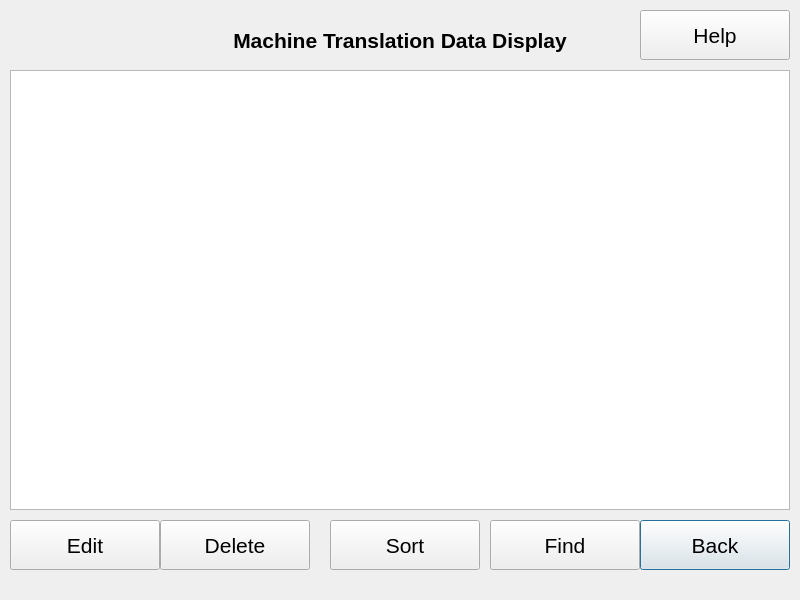
<?xml version="1.0" encoding="UTF-8"?>
<ui version="4.0">
 <class>SQLData</class>
 <widget class="QDialog" name="SQLData">
  <property name="geometry">
   <rect>
    <x>0</x>
    <y>0</y>
    <width>800</width>
    <height>600</height>
   </rect>
  </property>
  <property name="font">
   <font>
    <pointsize>16</pointsize>
   </font>
  </property>
  <property name="windowTitle">
   <string>Data Display</string>
  </property>
  <property name="windowIcon">
   <iconset>
    <normaloff>../../../../usr/share/machinetrans/resources/logo.png</normaloff>../../../../usr/share/machinetrans/resources/logo.png</iconset>
  </property>
  <widget class="QLabel" name="titleLbl">
   <property name="geometry">
    <rect>
     <x>10</x>
     <y>20</y>
     <width>780</width>
     <height>40</height>
    </rect>
   </property>
   <property name="font">
    <font>
     <pointsize>16</pointsize>
     <weight>75</weight>
     <bold>true</bold>
    </font>
   </property>
   <property name="text">
    <string>Machine Translation Data Display</string>
   </property>
   <property name="alignment">
    <set>Qt::AlignCenter</set>
   </property>
  </widget>
  <widget class="QPushButton" name="quitBttn">
   <property name="geometry">
    <rect>
     <x>640</x>
     <y>520</y>
     <width>150</width>
     <height>50</height>
    </rect>
   </property>
   <property name="text">
    <string>Back</string>
   </property>
  </widget>
  <widget class="QPushButton" name="findBttn">
   <property name="geometry">
    <rect>
     <x>490</x>
     <y>520</y>
     <width>150</width>
     <height>50</height>
    </rect>
   </property>
   <property name="text">
    <string>Find</string>
   </property>
  </widget>
  <widget class="QListWidget" name="listDisplay">
   <property name="geometry">
    <rect>
     <x>10</x>
     <y>70</y>
     <width>780</width>
     <height>440</height>
    </rect>
   </property>
  </widget>
  <widget class="QPushButton" name="delBttn">
   <property name="geometry">
    <rect>
     <x>160</x>
     <y>520</y>
     <width>150</width>
     <height>50</height>
    </rect>
   </property>
   <property name="text">
    <string>Delete</string>
   </property>
  </widget>
  <widget class="QPushButton" name="editBttn">
   <property name="geometry">
    <rect>
     <x>10</x>
     <y>520</y>
     <width>150</width>
     <height>50</height>
    </rect>
   </property>
   <property name="text">
    <string>Edit</string>
   </property>
  </widget>
  <widget class="QPushButton" name="helpBttn">
   <property name="geometry">
    <rect>
     <x>640</x>
     <y>10</y>
     <width>150</width>
     <height>50</height>
    </rect>
   </property>
   <property name="text">
    <string>Help</string>
   </property>
  </widget>
  <widget class="QPushButton" name="sortBttn">
   <property name="geometry">
    <rect>
     <x>330</x>
     <y>520</y>
     <width>150</width>
     <height>50</height>
    </rect>
   </property>
   <property name="text">
    <string>Sort</string>
   </property>
  </widget>
 </widget>
 <tabstops>
  <tabstop>helpBttn</tabstop>
  <tabstop>listDisplay</tabstop>
  <tabstop>editBttn</tabstop>
  <tabstop>delBttn</tabstop>
  <tabstop>findBttn</tabstop>
  <tabstop>quitBttn</tabstop>
 </tabstops>
 <resources/>
 <connections/>
</ui>
